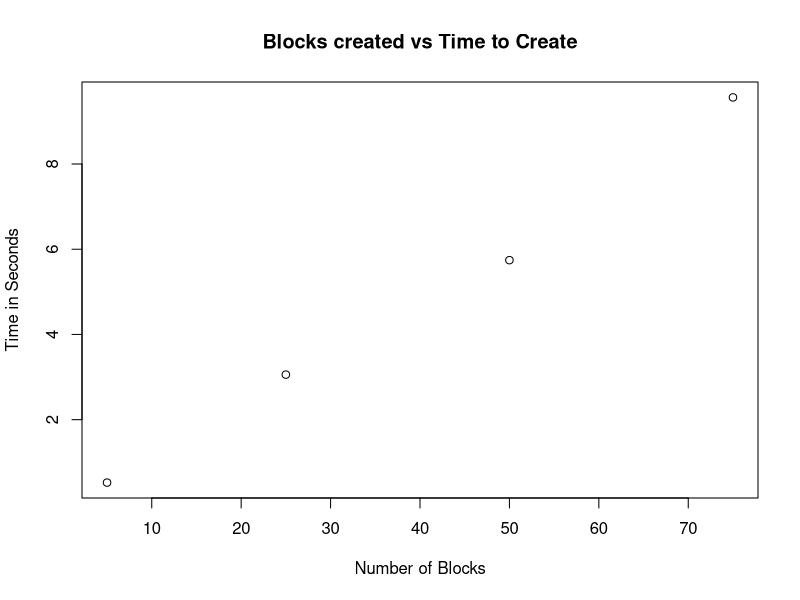

Write the R code that produced this figure. (Note: this script raises an error after producing the figure.)
library(digest)

#Part 1. Making a simple block 
#Each block needs six elements: the index of the block, the time it was created, 
#the data, the index of the previous hash, the proof of work, 
#and an element for the new hash. 
#Elements are arbitrary, just needed to define structure of a block.
my_block <- list(index = 1, timestamp = "2021-08-25 22:22:22 IDT",
                 data = "Simple_Block" , previous_hash = 0, proof = 8, new_hash=NULL)
print(my_block)

#Part 2A. Making a hash using the function digest. The function takes in two arguments, 
#the object to be encrypted and the algorithm to create the encrypted message.
Hash <- digest("FinTech","sha256")
print(Hash)

# Hash of the previous hash
print(digest(Hash,"sha256"))

#Part 2B. Allocating the hash of the block created 
#to the new hash element from the list in Part 1
print(digest(my_block, "sha256"))
HashMyBlock <- digest(my_block,"sha256")

my_block$new_hash <- HashMyBlock

#Part 3. Proof of work. Creating a task that needs to be solved as proof of work.
#A function that takes the last proof as an input and outputs the new proof.
#The while loop increments the proof number until the condition is satisfied

proof_of_work <- function(last_proof, difficulty){
  proof <- 3
  HashProof <- digest(proof,"sha256")
  zero <- paste(rep("0", difficulty), collapse="")
  while(substr(HashProof, 1, difficulty)!=zero){
    proof <- proof + 1
    HashProof <- digest(proof,"sha256")
  }
  return(proof)
}

print(proof_of_work(2,2))
print(proof_of_work(3,3))

#Part 4 Adding new blocks. Take in previous block and solve proof of work in part 3. 
#Create new block with same structure as part 1, using result of proof of work.
# Hash the new block and return it
??genesis
mine <- function(previous_block, difficulty){
  new_proof <- proof_of_work(previous_block$proof, difficulty)
  new_block <- list(number = previous_block$number + 1,
                      timestamp = Sys.time(),
                      data = paste("I am big block", previous_block$number + 1),
                      parent_hash = previous_block$hash,
                      proof = new_proof,
                      new_hash = NULL)
  # add hash 
  new_block$new_hash <- digest(new_block, "sha256")
  
  return(new_block)
}
print(mine(my_block,3))

#Part 5. Create a block, append new blocks onto the blockchain variable,
# change difficulty, and determine time difference to append new blocks.
# Plot blocks made over time

blockchained <- function(nblocks, difficulty=3) {
  start <- Sys.time()
  
  first_block = list(index = 1, 
                     timestamp = Sys.time(), 
                     data = "Big Blocks", 
                     parent_hash = .5,
                     proof = 0.5,
                     new_hash = NULL)   

  first_block$new_hash = digest(first_block,"sha256")
  
  blockchain <- list(first_block)
  
    for (i in 2:nblocks){
      blockchain[[i]] <- mine(blockchain[[i-1]], difficulty) 
    }
    end <- Sys.time() 
    return(end-start)
  }


print(blockchained(3,3))

Number_of_blocks <- c(5,25,50,75)

time <- mapply(blockchained, Number_of_blocks)

plot(Number_of_blocks,time, ylab = "Time in Seconds", xlab = "Number of Blocks",
     main = "Blocks created vs Time to Create")


#6 From online references.
proof_of_work1 = function(block1, difficulty) {
  block$nonce = 0
  hash1 = digest(block, "sha256")
  zero = paste(rep("0", difficulty), collapse="")
  while(substr(hash, 1, difficulty) != zero) {
    block$nonce = block$nonce + 1 
    hash = digest(block, "sha256")  
  }
  return(list(hash = hash, nonce = block$nonce))
}

minenow <- function(previous_block, difficulty = 3, genesis = FALSE){
  
  if (genesis) {
    # define genesis block
    new_block <-  list(number = 1,
                       timestamp = Sys.time(),
                       data = "BIG BLOCK",
                       parent_hash = "0")  
  } else {
    # create new block
    new_block <- list(number = previous_block$number + 1,
                      timestamp = Sys.time(),
                      data = paste0("I'm block ", previous_block$number + 1),
                      parent_hash = previous_block$hash)
  }
  # add nonce with PoW
  new_block$nonce <- proof_of_work1(new_block, difficulty)$nonce
  # add hash 
  new_block$hash <- digest(new_block, "sha256")
  return(new_block)
}

blockchained1 = function(difficulty, nblocks) {
  # mine genesis block
  block_genesis = mine(NULL, difficulty, TRUE)   
  # first block is the genesis block
  blockchain <- list(block_genesis)
  
  if (nblocks >= 2) {
    # add new blocks to the chain
    for (i in 2:nblocks){
      blockchain[[i]] <- minenow(blockchain[[i-1]], difficulty) 
    }
  }
  
  return(blockchain)
}


blockchained1(3,3)
